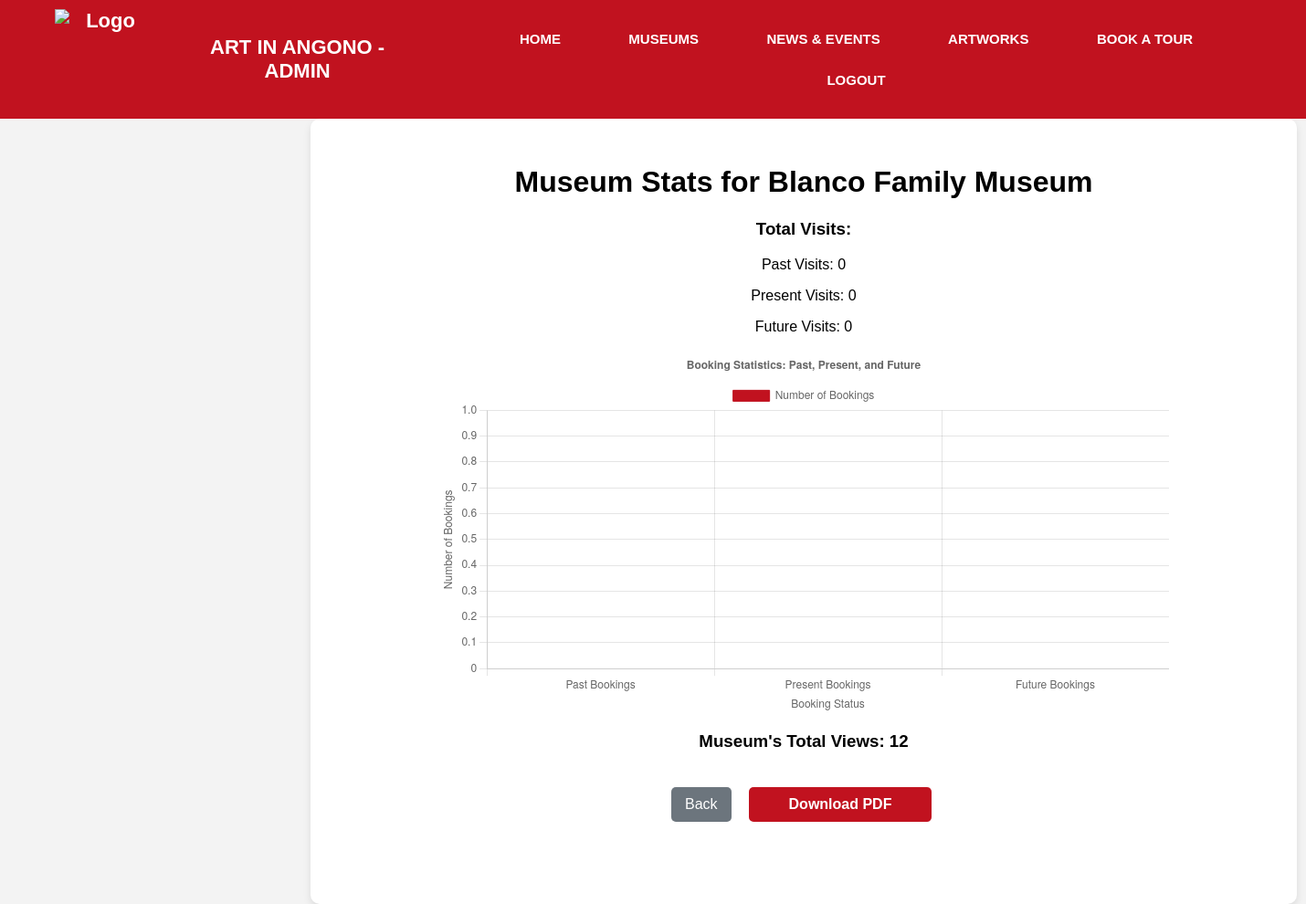
Before: /admin/stats.php (signed in) with the older database file.
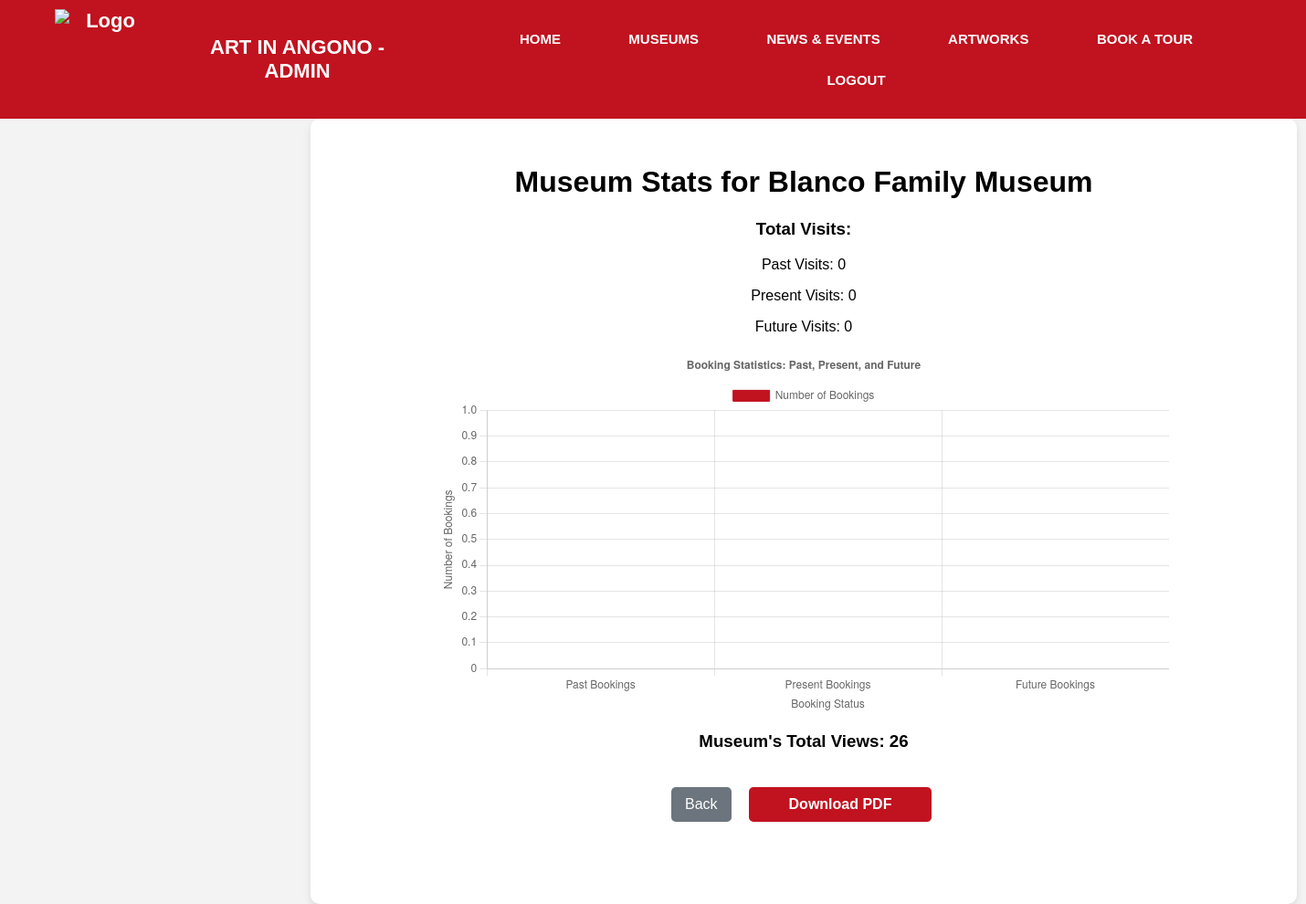
After: the same page with the newer database file.
### tables this page shows
CREATE TABLE `museums` (
  `id` int(11) NOT NULL,
  `name` varchar(255) NOT NULL,
  `address` varchar(255) NOT NULL,
  `image_url` varchar(255) NOT NULL,
  `history` text NOT NULL DEFAULT '',
  `description` text NOT NULL DEFAULT '',
  `views` int(255) NOT NULL
);

### admin/stats.php (the view, shortened to what this page needs)
<?php
include '../includes/db_connections.php';
$username = $_SESSION['username'];
$sql = "SELECT * FROM museums WHERE name = ?";
$stmt = $conn->prepare($sql);
$stmt->bind_param("s", $username);
$stmt->execute();
$result = $stmt->get_result();
if ($result->num_rows > 0) {
    $museum = $result->fetch_assoc();
    $museumName = htmlspecialchars($museum['name']);
    $museumViews = htmlspecialchars($museum['views']);
} else {
    $museumName = "Museum not found";
    $museumHistory = "No history available.";
    $museumDescription = "No description available.";
    $museumViews = "N/A";
}
$visits = [
    'past' => 0,
    'present' => 0,
    'future' => 0
];
?>
<!DOCTYPE html>
<html lang="en">
<head>
</head>
<body>
<?php include '../includes/navigation-admin.php'; ?>
<div class="container" style="margin-left: 340px;">
    <h1>Museum Stats for <?php echo $museumName; ?></h1>
    <h3>Total Visits: </h3>
    <p>Past Visits: <?php echo $visits['past']; ?></p>
    <p>Present Visits: <?php echo $visits['present']; ?></p>
    <p>Future Visits: <?php echo $visits['future']; ?></p>
    <div class="chart-container">
        <canvas id="museumChart"></canvas>
    </div>
    <h3>Museum's Total Views: <?php echo $museumViews; ?></h3>
    <a href="admin-museums.php" class="button grey-button">Back</a>
    <button id="downloadPDF">Download PDF</button>
</div>
    <script>
    // Data for the chart (Total visits in the past, present, and future)
    var visitsData = {
        past: <?php echo $visits['past']; ?>,
        present: <?php echo $visits['present']; ?>,
        future: <?php echo $visits['future']; ?>
    };
    // Create the bar chart
    var ctx = document.getElementById('museumChart').getContext('2d');
    var museumChart = new Chart(ctx, {
        type: 'bar',  // Bar chart
        data: {
            labels: ['Past Bookings', 'Present Bookings', 'Future Bookings'], // Categories
            datasets: [{
                label: 'Number of Bookings',
                data: [visitsData.past, visitsData.present, visitsData.future],
                backgroundColor: '#C1121F', // Bar color (with transparency)
                borderColor: '#C1121F', // Border color for the bars
                borderWidth: 1
            }]
        },
        options: {
            responsive: true,
            plugins: {
                title: {
                    display: true,
                    text: 'Booking Statistics: Past, Present, and Future'
                },
                legend: {
                    position: 'top',
                }
            },
            scales: {
                x: {
                    title: {
                        display: true,
                        text: 'Booking Status'
                    }
                },
                y: {
                    title: {
                        display: true,
                        text: 'Number of Bookings'
                    },
                    beginAtZero: true
                }
            }
        }
    });
    // Download the chart as a PDF
    document.getElementById('downloadPDF').addEventListener('click', function () {
        const { jsPDF } = window.jspdf;
        const doc = new jsPDF();
        // Convert the chart to an image (base64)
        var chartImage = document.getElementById('museumChart').toDataURL("image/png");
        // Add the image to the PDF
        doc.addImage(chartImage, 'PNG', 10, 10, 180, 100);
        // Save the PDF
        doc.save('museum_stats.pdf');
    });
</script>
</body>
</html>

Changed rows visible on the page:
changed museums "Blanco Family Museum": views "12" → "26"
